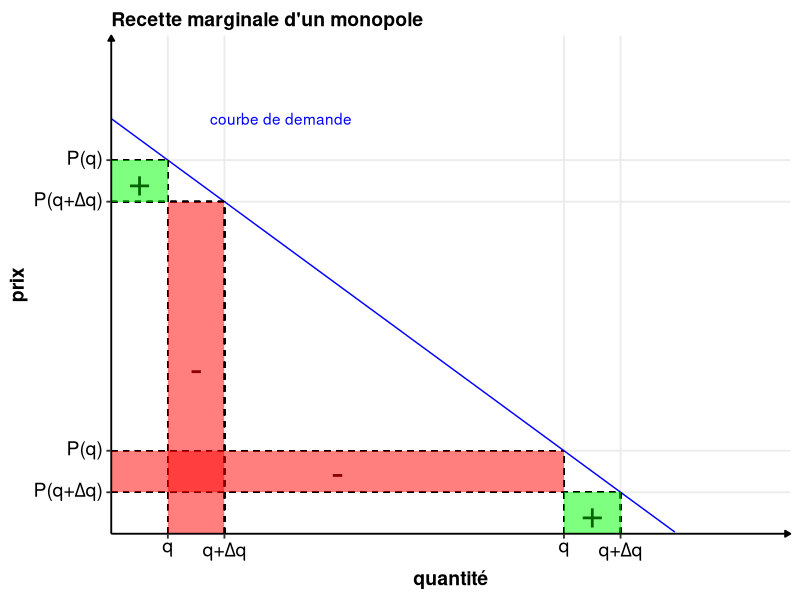
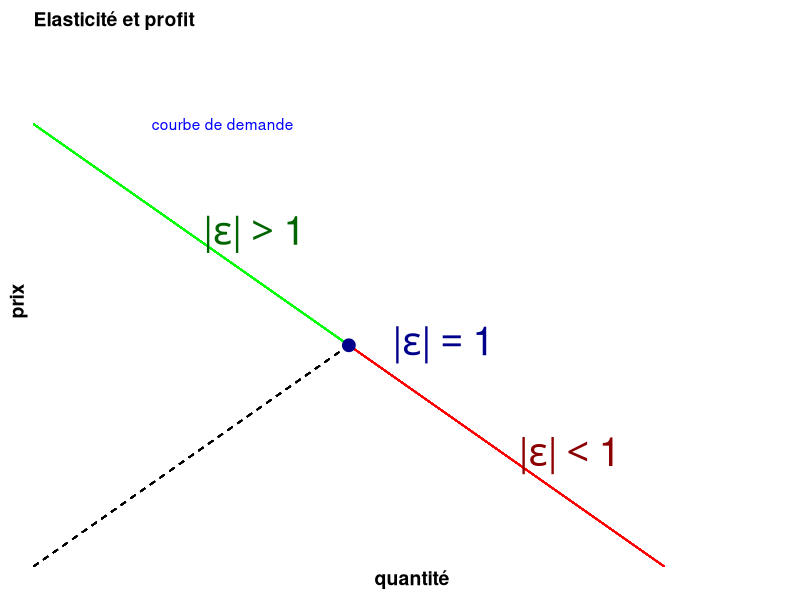
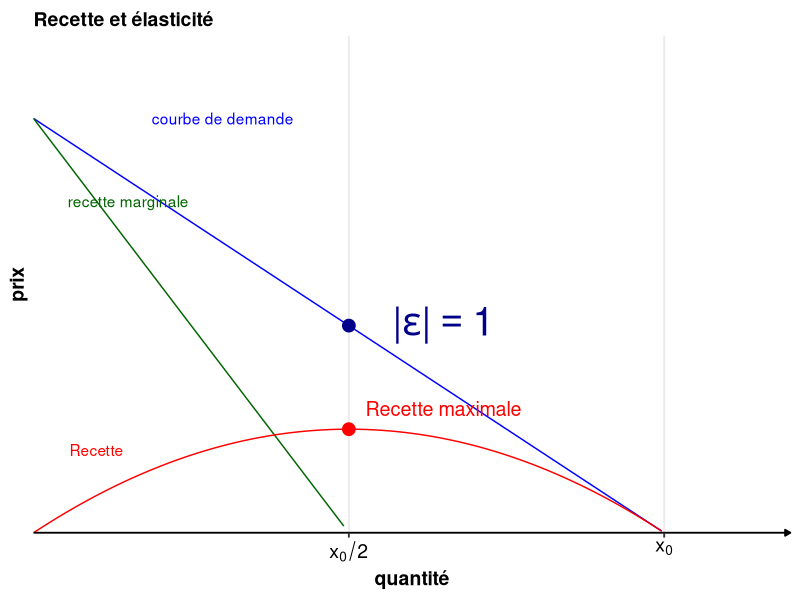
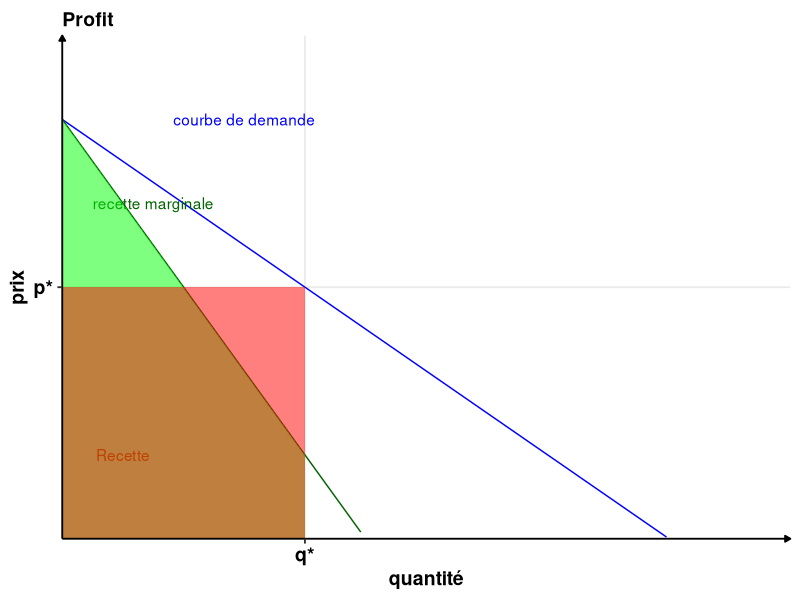

Write R code to recreate these figures, in order.
## ---- chunk 1
knitr::opts_chunk$set(echo = F, warning = F)
## ---- chunk 2
library(ggplot2)
theme_perso <- function(base_size = 14) {
    theme_bw(base_size = base_size) %+replace%
        theme(
      # L'ensemble de la figure
      plot.title = element_text(size = rel(1), face = "bold", margin = margin(0,0,5,0), hjust = 0),
      # Zone où se situe le graphique
      panel.grid.minor = element_blank(),
      panel.border = element_blank(),
      # Les axes
      axis.title = element_text(size = rel(1), face = "bold"),
      axis.text = element_text(size = rel(1), face = "bold"),
      axis.line = element_line(color = "black", arrow = arrow(length = unit(0.3, "lines"), type = "closed")),
      # La légende
      legend.title = element_text(size = rel(1), face = "bold"),
      legend.text = element_text(size = rel(1), face = "bold"),
      legend.key = element_rect(fill = "transparent", colour = NA),
      legend.key.size = unit(1.5, "lines"),
      legend.background = element_rect(fill = "transparent", colour = NA),
      # Les étiquettes dans le cas d'un facetting
      strip.background = element_rect(fill = "#17252D", color = "#17252D"),
      strip.text = element_text(size = rel(1), face = "bold", color = "white", margin = margin(5,0,5,0))
    )
}

theme_set(theme_perso())
## ---- chunk 3

x=seq(0, 1, length=21)
df <- data.frame(x)

D <- function(q){1-q}



S1 = data.frame(x = c(0, 0.1), y = c(0.9, 0.9))
S2 = data.frame(x = c(0.1, 0.2), y = c(0.8, 0.8))
S3 = data.frame(x = c(0, 0.8), y = c(0.2, 0.2))
S4 = data.frame(x = c(0.8, 0.9), y = c(0.1, 0.1))

p <- ggplot(df, aes(x=x)) +
    stat_function(fun=function(x) D(x), colour = "blue") +
    labs(x="quantité", y = "prix") +
    annotate("text", x = 0.3, y = 1, label ="courbe de demande", colour = "blue")
## ---- chunk 4
p1 <- p

lab1 <-expression("P(q+"*Delta*'q)')
lab2 <-expression("q+"*Delta*'q')

p1 +  scale_y_continuous(breaks = c(0.1, 0.2, 0.8, 0.9), labels = c(lab1, 'P(q)', lab1, 'P(q)'), expand = c(0, 0), limits = c(0, 1.2)) +
    scale_x_continuous(breaks = c(0.1, 0.2, 0.8, 0.9),  labels = c('q', lab2, 'q', lab2), expand = c(0, 0), limits = c(0, 1.2)) +
  geom_segment(x=0.9, y=0, xend = 0.9, yend = 0.1, linetype="dashed") +
    geom_segment(x=0.8, y=0, xend = 0.8, yend = 0.2, linetype="dashed") +
    geom_segment(x=0.2, y=0, xend = 0.2, yend = 0.8, linetype="dashed") +
    geom_segment(x=0.1, y=0, xend = 0.1, yend = 0.9, linetype="dashed") +
    geom_segment(x=0, y = 0.9, xend = 0.1, yend = 0.9, linetype="dashed") +
    geom_segment(x=0, y = 0.8, xend = 0.2, yend = 0.8, linetype="dashed") +
    geom_segment(x=0, y = 0.2, xend = 0.8, yend = 0.2, linetype="dashed") +
    geom_segment(x=0, y = 0.1, xend = 0.9, yend = 0.1, linetype="dashed") +
geom_ribbon(data = S1, aes(x=x, ymin=0.8, ymax = y), fill="green", alpha = 0.5) +
    geom_ribbon(data = S2, aes(x=x, ymin=0, ymax = y), fill="red", alpha = 0.5) +
    geom_ribbon(data = S3, aes(x=x, ymin=0.1, ymax = y), fill="red", alpha = 0.5) +
    geom_ribbon(data = S4, aes(x=x, ymin=0, ymax = y), fill="green", alpha = 0.5) +
  annotate("text", x=0.05, y=0.85, label="+", colour="darkgreen", size = rel(10)) +
  annotate("text", x=0.4, y=0.15, label="-", colour="darkred", size = rel(10)) +
  annotate("text", x=0.15, y=0.4, label="-", colour="darkred", size = rel(10)) +
  annotate("text", x=0.85, y=0.05, label="+", colour="darkgreen", size = rel(10)) +
  labs(title="Recette marginale d'un monopole")
## ---- chunk 5
p2 <- p;

lab1 = expression('|'*epsilon*'|'>1)
lab2 = expression('|'*epsilon*'|'<1)
lab3 = expression('|'*epsilon*'|'==1)


p2 + geom_segment(x=0, y=0, xend = 0.5, yend = 0.5, linetype="dashed") +
  geom_segment(x=0, y=1, xend = 0.5, yend = 0.5, colour="green") +
  geom_segment(x=1, y=0, xend = 0.5, yend = 0.5, colour="red") +
  annotate("text", x=0.35, y=0.75, label=lab1, size = 10, colour="darkgreen") +
  annotate("text", x=0.85, y=0.25, label=lab2, size = 10, colour="darkred") +
  annotate("text", x=0.65, y=0.5, label=lab3, size = 10, colour="darkblue") +
  annotate("point", x=0.5, y=0.5, size = 4, colour="darkblue") +
  labs(title="Elasticité et profit") +
  scale_y_continuous(expand = c(0, 0), limits = c(0, 1.2), breaks=c()) +
  scale_x_continuous(expand = c(0, 0), limits = c(0, 1.2), breaks=c())
## ---- chunk 6
Rm <- function(q)(1-2*q)
R <- function(q)(q-q^2)

p3 <- p +
  stat_function(fun=function(x) Rm(x), colour = "darkgreen") +
  scale_y_continuous(expand = c(0, 0), limits = c(0, 1.2), breaks = c()) +
  scale_x_continuous(expand = c(0, 0), limits = c(0, 1.2), breaks = c(0.5, 1), labels = c(expression(x[0]/2), expression(x[0]))) +
  annotate("text", x=0.15, y=0.8, colour="darkgreen", label="recette marginale") +
  stat_function(fun=function(x) R(x), colour = "red") +
  annotate("text", x=0.1, y = 0.2, colour="red", label="Recette") +
  annotate("text", x=0.65, y=0.5, label=lab3, size = 10, colour="darkblue") +
  annotate("point", x=0.5, y=0.5, size = 4, colour="darkblue") +
  annotate("point", x=0.5, y=0.25, size = 4, colour="red") +
  annotate("text", x=0.65, y=0.3, size = 5, colour="red", label="Recette maximale") +
  labs(title="Recette et élasticité")
p3
## ---- chunk 7

profit <- data.frame(x=c(0, 0.4), y=c(1, 0.2))

p4 <- p +
  stat_function(fun=function(x) Rm(x), colour = "darkgreen") +
  scale_y_continuous(expand = c(0, 0), limits = c(0, 1.2), breaks = c(0.6), labels=c("p*")) +
  scale_x_continuous(expand = c(0, 0), limits = c(0, 1.2), breaks = c(0.4), labels = c("q*")) +
  annotate("text", x=0.15, y=0.8, colour="darkgreen", label="recette marginale") +
  annotate("text", x=0.1, y = 0.2, colour="red", label="Recette") +
  labs(title="Profit") +
  geom_ribbon(data = profit, aes(x=x, ymin=0, ymax = y), fill="green", alpha = 0.5) +
  geom_ribbon(data = profit, aes(x=x, ymin=0, ymax = 0.6), fill="red", alpha = 0.5)

p4
